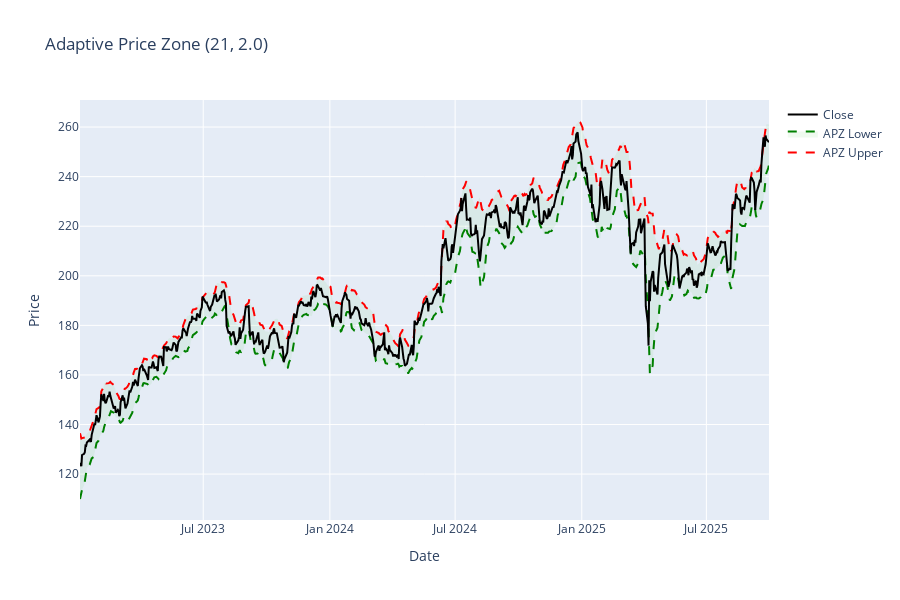

This figure's notebook cell:
### Markdown cell above
## 4. APZ - Adaptive Price Zone

Adaptive volatility bands using double-smoothed EMA. More adaptive than Bollinger Bands. Adjusts to changing market conditions.

### Code cell
apz_upper, apz_lower = calculate_apz(df, period=21, band_pct=2.0)
df["apz_upper"] = apz_upper
df["apz_lower"] = apz_lower

fig = go.Figure()

# APZ bands
fig.add_trace(go.Scatter(x=df["date"], y=df["apz_upper"], name="APZ Upper", line={"color": "red", "dash": "dash"}))
fig.add_trace(
    go.Scatter(
        x=df["date"],
        y=df["apz_lower"],
        name="APZ Lower",
        line={"color": "green", "dash": "dash"},
        fill="tonexty",
        fillcolor="rgba(100,200,100,0.1)",
    )
)

# Price
fig.add_trace(go.Scatter(x=df["date"], y=df["close"], name="Close", line={"color": "black", "width": 2}))

fig.update_layout(height=600, title_text="Adaptive Price Zone (21, 2.0)", xaxis_title="Date", yaxis_title="Price")
fig.show()

print("APZ uses double-smoothed EMA for adaptive volatility bands")

### Figure 1 — Plotly figure (JSON) as saved in the notebook; plotly's stock layout.template omitted (floating-point values rounded to 4 significant figures; data arrays with more than 128 entries replaced by an {"elided": "..."} marker saying what was removed)
{"data": [{"line": {"color": "red", "dash": "dash"}, "name": "APZ Upper", "type": "scatter", "x": {"elided": "688 str values"}, "y": {"elided": "688 float values"}}, {"fill": "tonexty", "fillcolor": "rgba(100,200,100,0.1)", "line": {"color": "green", "dash": "dash"}, "name": "APZ Lower", "type": "scatter", "x": {"elided": "688 str values"}, "y": {"elided": "688 float values"}}, {"line": {"color": "black", "width": 2}, "name": "Close", "type": "scatter", "x": {"elided": "688 str values"}, "y": {"elided": "688 float values"}}], "layout": {"height": 600, "title": {"text": "Adaptive Price Zone (21, 2.0)"}, "xaxis": {"title": {"text": "Date"}}, "yaxis": {"title": {"text": "Price"}}}}
